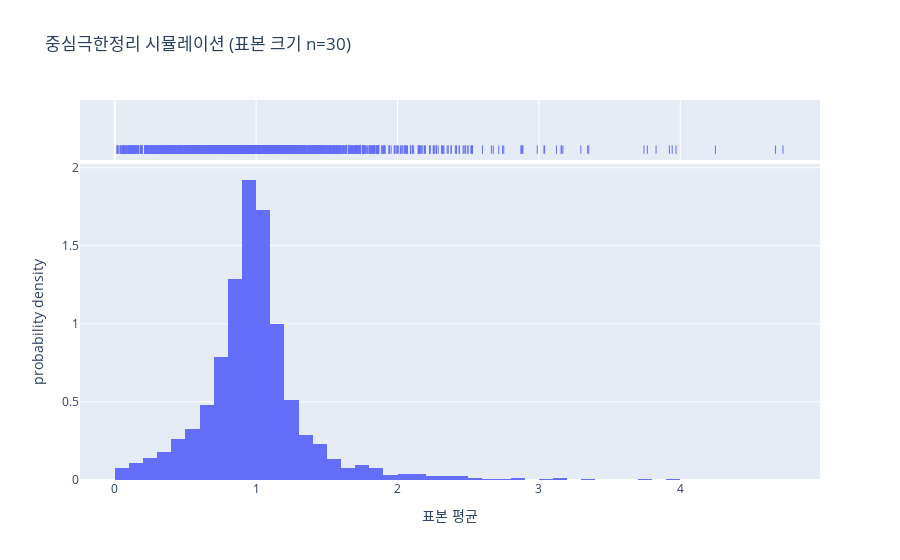
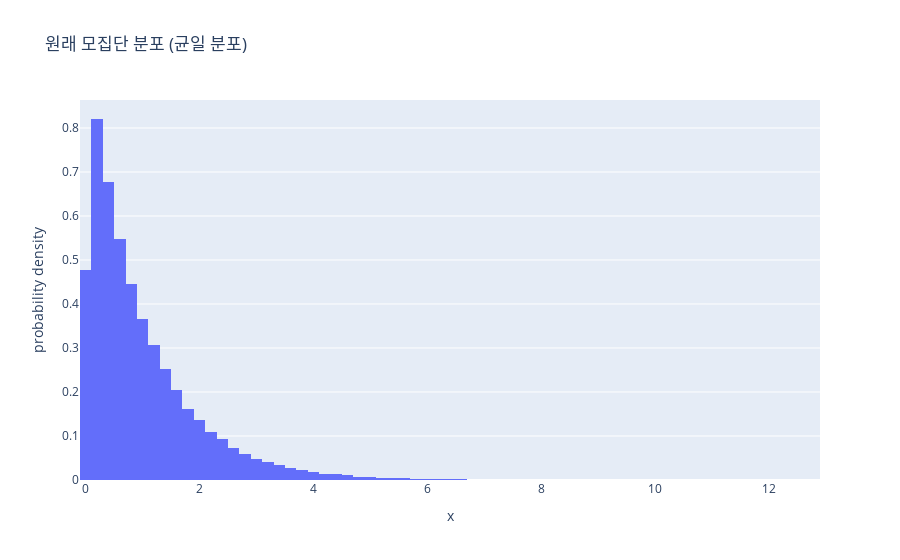

These figures' notebook cell, in order:
### Markdown cell above
3.  각 표본 크기별로 수집된 표본 평균들의 분포를 Plotly Express를 사용하여 **히스토그램**으로 시각화합니다 (`histnorm='probability density'` 사용).
    * 각 그래프의 제목에 사용된 표본 크기를 명시합니다.
    * 원래 모집단(지수 분포)의 히스토그램도 함께 그려서 비교해보면 좋습니다.

### Code cell
df_clt = pd.DataFrame({'Sample Means': sample_means_clt})

fig_clt = px.histogram(df_clt,
                       x='Sample Means',
                       nbins=50,
                       title=f'중심극한정리 시뮬레이션 (표본 크기 n={sample_size})',
                       labels={'Sample Means': '표본 평균'},
                       histnorm='probability density',
                       marginal='rug')

mean_of_sample_means = np.mean(sample_means_clt)
std_of_sample_means = np.std(sample_means_clt)

print(f"표본 평균들의 평균: {mean_of_sample_means:.4f} (이론값: 모평균 μ ≈ {mu:.4f})")
print(f"표본 평균들의 표준편차 (표준오차): {std_of_sample_means:.4f} (이론값: σ/√n ≈ {sigma/np.sqrt(sample_size):.4f})")

fig_clt.show()

fig_population = px.histogram(x=population, nbins=100, title='원래 모집단 분포 (균일 분포)', histnorm='probability density')
fig_population.show()

### Figure 1 — Plotly figure (JSON) as saved in the notebook; plotly's stock layout.template omitted (floating-point values rounded to 4 significant figures; data arrays with more than 128 entries replaced by an {"elided": "..."} marker saying what was removed)
{"data": [{"bingroup": "x", "histnorm": "probability density", "hovertemplate": "표본 평균=%{x}<br>probability density=%{y}<extra></extra>", "legendgroup": "", "marker": {"color": "#636efa", "pattern": {"shape": ""}}, "name": "", "nbinsx": 50, "orientation": "v", "showlegend": false, "type": "histogram", "x": {"elided": "4000 float values"}, "xaxis": "x", "yaxis": "y"}, {"boxpoints": "all", "fillcolor": "rgba(255,255,255,0)", "hoveron": "points", "hovertemplate": "표본 평균=%{x}<extra></extra>", "jitter": 0, "legendgroup": "", "line": {"color": "rgba(255,255,255,0)"}, "marker": {"color": "#636efa", "symbol": "line-ns-open"}, "name": "", "showlegend": false, "type": "box", "x": {"elided": "4000 float values"}, "xaxis": "x2", "yaxis": "y2"}], "layout": {"barmode": "relative", "legend": {"tracegroupgap": 0}, "title": {"text": "중심극한정리 시뮬레이션 (표본 크기 n=30)"}, "xaxis": {"anchor": "y", "domain": [0, 1], "title": {"text": "표본 평균"}}, "xaxis2": {"anchor": "y2", "domain": [0, 1], "matches": "x", "showgrid": true, "showticklabels": false}, "yaxis": {"anchor": "x", "domain": [0, 0.8316], "title": {"text": "probability density"}}, "yaxis2": {"anchor": "x2", "domain": [0.8416, 1], "matches": "y2", "showgrid": false, "showline": false, "showticklabels": false, "ticks": ""}}}

### Figure 2 — Plotly figure (JSON) as saved in the notebook; plotly's stock layout.template omitted (floating-point values rounded to 4 significant figures; data arrays with more than 128 entries replaced by an {"elided": "..."} marker saying what was removed)
{"data": [{"bingroup": "x", "histnorm": "probability density", "hovertemplate": "x=%{x}<br>probability density=%{y}<extra></extra>", "legendgroup": "", "marker": {"color": "#636efa", "pattern": {"shape": ""}}, "name": "", "nbinsx": 100, "orientation": "v", "showlegend": false, "type": "histogram", "x": {"elided": "100000 float values"}, "xaxis": "x", "yaxis": "y"}], "layout": {"barmode": "relative", "legend": {"tracegroupgap": 0}, "title": {"text": "원래 모집단 분포 (균일 분포)"}, "xaxis": {"anchor": "y", "domain": [0, 1], "title": {"text": "x"}}, "yaxis": {"anchor": "x", "domain": [0, 1], "title": {"text": "probability density"}}}}
